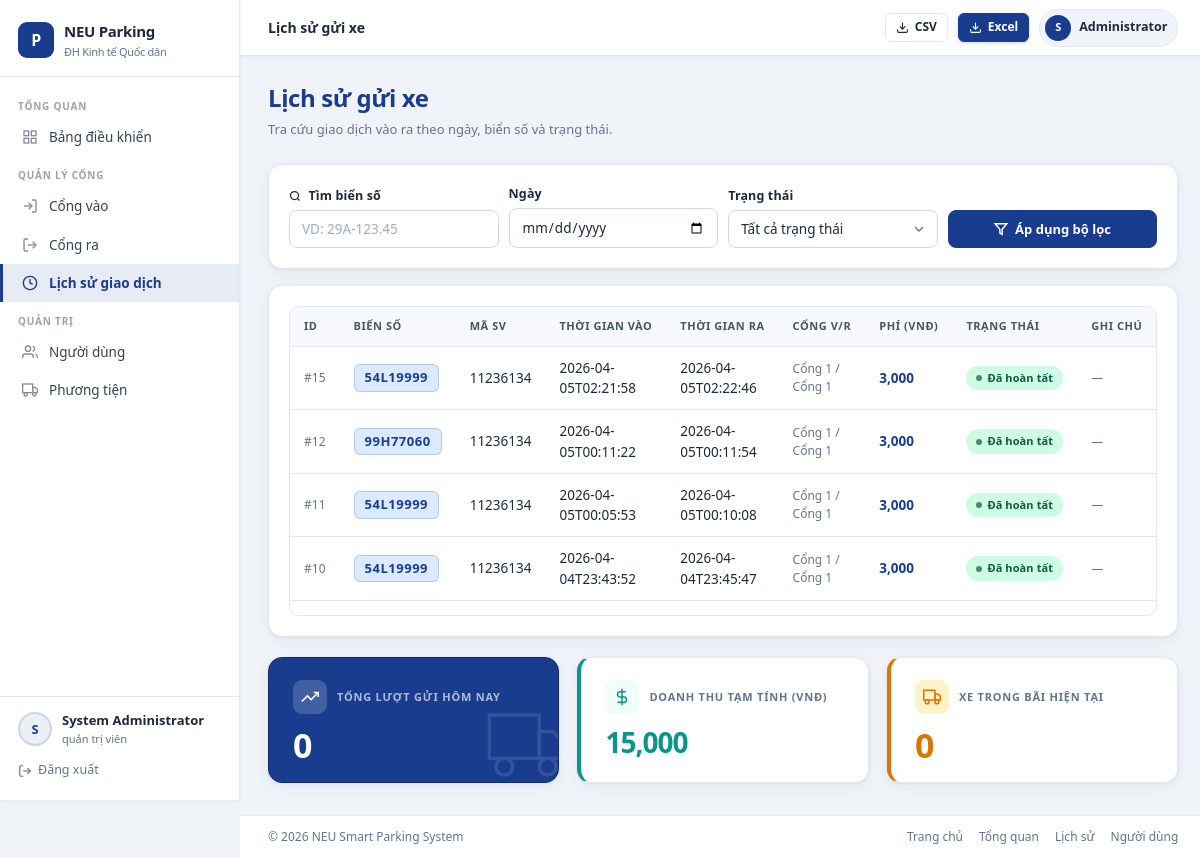
Page /history (signed in) on the earlier database version.
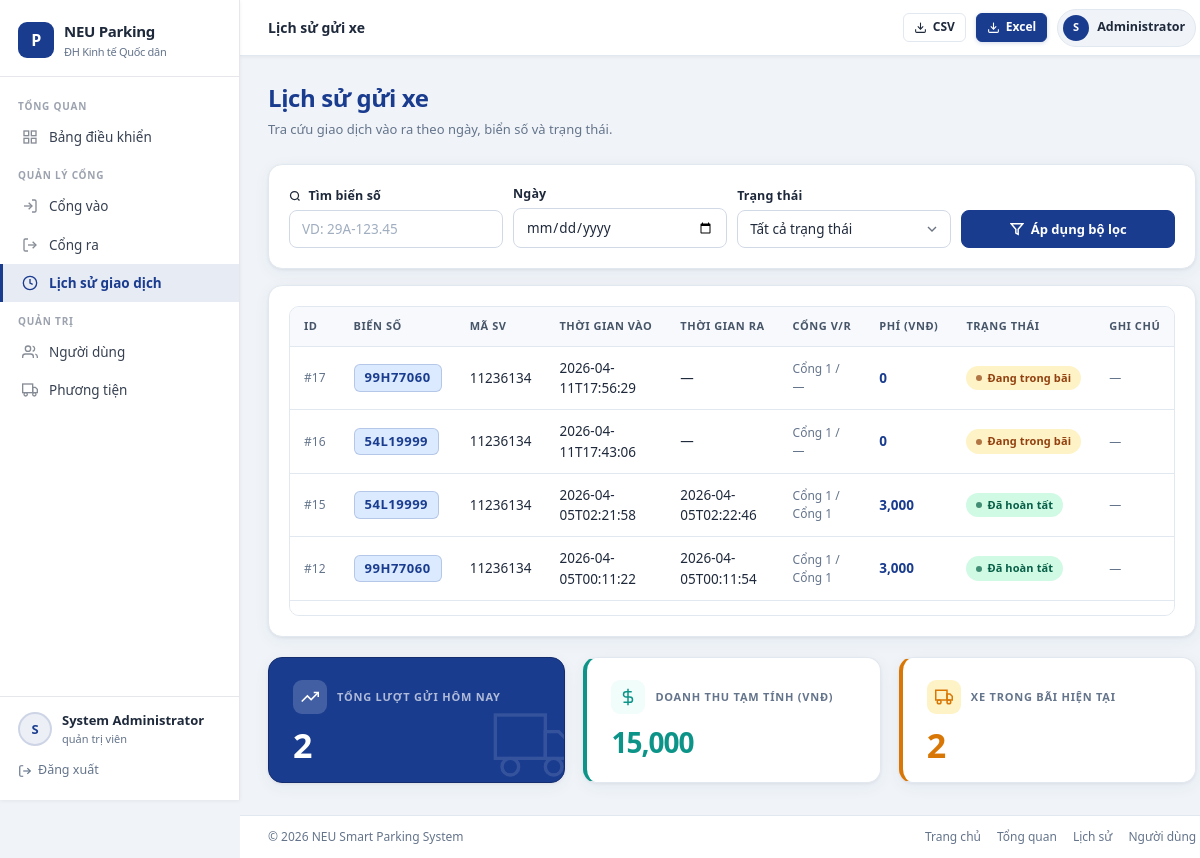
Same page on the later database version.
### tables this page shows
CREATE TABLE parking_log (
            id INTEGER PRIMARY KEY AUTOINCREMENT,
            plate TEXT NOT NULL,
            student_code TEXT NOT NULL,
            time_in TEXT NOT NULL,
            time_out TEXT,
            gate_in TEXT,
            gate_out TEXT,
            fee INTEGER NOT NULL DEFAULT 0,
            status TEXT NOT NULL DEFAULT 'IN_PARKING',
            note TEXT,
            created_at TEXT DEFAULT CURRENT_TIMESTAMP
        );

### app.py (the view)
@app.route("/history")
@roles_required("guard", "admin")
def history():
    plate = (request.args.get("plate") or "").strip()
    status = (request.args.get("status") or "").strip()
    date = (request.args.get("date") or "").strip()
    context = {
        "history": list_history_records(plate=plate, status=status, date=date),
        "total_revenue": int(_fetch_scalar("SELECT COALESCE(SUM(fee),0) FROM parking_log WHERE time_out IS NOT NULL")),
        "today_count": int(_fetch_scalar("SELECT COUNT(*) FROM parking_log WHERE date(time_in)=date('now','localtime')")),
        "occupancy": int(_fetch_scalar("SELECT COUNT(*) FROM parking_log WHERE time_out IS NULL")),
        "plate_filter": plate,
        "status_filter": status,
        "date_filter": date,
    }
    return render_template("history.html", **context)

### app.py (called while the page is built)
def _engine():
    return get_engine()

def _fetch_scalar(sql: str, params: dict | None = None, default=0):
    with _engine().connect() as conn:
        value = conn.execute(text(sql), params or {}).scalar()
        return default if value is None else value

def roles_required(*roles: str):
    def decorator(view):
        @wraps(view)
        def wrapped_view(*args, **kwargs):
            if not g.user:
                return redirect(url_for("login", next=request.path))
            if g.user.get("role") not in roles:
                flash("Bạn không có quyền truy cập trang này.", "error")
                return redirect(url_for("dashboard"))
            return view(*args, **kwargs)
        return wrapped_view
    return decorator

def _translate_role(role: str | None) -> str:
    return {
        "admin": "quản trị viên",
        "guard": "bảo vệ",
        "student": "sinh viên",
    }.get((role or "").lower(), role or "-")

### services/db_service.py (called while the page is built)
def get_engine():
    global _ENGINE
    if _ENGINE is None:
        _ENGINE = create_engine(Config.DATABASE_URL, future=True)
    return _ENGINE

### templates/history.html (shortened to what the changed rows need)
{% extends 'base.html' %}
{% block extra_css %}
<link rel="stylesheet" href="{{ url_for('static', filename='css/parking.css') }}">
{% endblock %}
{% block content %}
<div class="page-header">
    <div>
        <h1 class="page-title">Lịch sử gửi xe</h1>
    </div>
</div>
<article class="section-card" style="margin-bottom:20px;">
    <div class="table-wrapper" style="max-height:310px;overflow-y:auto;">
        <table>
            <thead>
                <tr>
                    <th>ID</th>
                    <th>Biển số</th>
                    <th>Mã SV</th>
                    <th>Thời gian vào</th>
                    <th>Thời gian ra</th>
                    <th>Cổng V/R</th>
                    <th>Phí (VNĐ)</th>
                    <th>Trạng thái</th>
                    <th>Ghi chú</th>
                </tr>
            </thead>
            <tbody>
                {% for item in history %}
                <tr>
                    <td style="color:var(--text-secondary);font-size:12px;">#{{ item.id }}</td>
                    <td><span class="plate-badge">{{ item.plate }}</span></td>
                    <td>{{ item.student_code }}</td>
                    <td>{{ item.time_in or '—' }}</td>
                    <td>{{ item.time_out or '—' }}</td>
                    <td style="font-size:12px;color:var(--text-secondary);">
                        {{ item.gate_in or '—' }} / {{ item.gate_out or '—' }}
                    </td>
                    <td style="font-weight:700;color:var(--primary);">
                        {{ "{:,.0f}".format(item.fee or 0) }}
                    </td>
                    <td>
                        <span class="badge {% if item.status == 'IN_PARKING' %}badge-warning{% else %}badge-success{% endif %}">
                            {{ translate_status(item.status) }}
                        </span>
                    </td>
                    <td style="color:var(--text-secondary);font-size:12px;">{{ item.note or '—' }}</td>
                </tr>
                {% else %}
                <tr>
                    <td colspan="9" class="muted" style="text-align:center;padding:28px;">Không có bản ghi phù hợp.</td>
                </tr>
                {% endfor %}
            </tbody>
        </table>
    </div>
</article>
<div class="grid grid-3" style="margin-top:8px;">
    <article class="hs-stat-card hs-stat-dark">
        <div class="hs-stat-top">
            <div class="hs-stat-icon-wrap hs-icon-white">
            </div>
            <span class="hs-stat-eyebrow">TỔNG LƯỢT GỬI HÔM NAY</span>
        </div>
        <p class="hs-stat-value">{{ today_count }}</p>
        <div class="hs-stat-bg-icon">
            <svg width="80" height="80" viewBox="0 0 24 24" fill="none" stroke="currentColor" stroke-width="1" opacity="0.12">
                <rect x="1" y="3" width="15" height="13"/><polygon points="16 8 20 8 23 11 23 16 16 16 16 8"/>
                <circle cx="5.5" cy="18.5" r="2.5"/><circle cx="18.5" cy="18.5" r="2.5"/>
            </svg>
        </div>
    </article>
    <article class="hs-stat-card hs-stat-orange">
        <div class="hs-stat-top">
            <div class="hs-stat-icon-wrap hs-icon-orange">
            </div>
            <span class="hs-stat-eyebrow">XE TRONG BÃI HIỆN TẠI</span>
        </div>
        <p class="hs-stat-value hs-val-orange">{{ occupancy }}</p>
    </article>
</div>
{% endblock %}

Differences in the rows shown:
no longer on this page (row unchanged): parking_log: id "11", plate "54L19999", student_code "11236134", time_in "2026-04-05T00:05:53", time_out "2026-04-05T00:10:08", gate_in "Cổng 1", gate_out "Cổng 1", fee "3,000", note "—"
no longer on this page (row unchanged): parking_log: id "10", plate "54L19999", student_code "11236134", time_in "2026-04-04T23:43:52", time_out "2026-04-04T23:45:47", gate_in "Cổng 1", gate_out "Cổng 1", fee "3,000", note "—"
added parking_log: id "17", plate "99H77060", student_code "11236134", time_in "2026-04-11T17:56:29", time_out "—", gate_in "Cổng 1", gate_out "—", fee "0", note "—"
added parking_log: id "16", plate "54L19999", student_code "11236134", time_in "2026-04-11T17:43:06", time_out "—", gate_in "Cổng 1", gate_out "—", fee "0", note "—"
Other differences:
{{ today_count }}: "0" → "2"
{{ occupancy }}: "0" → "2"
